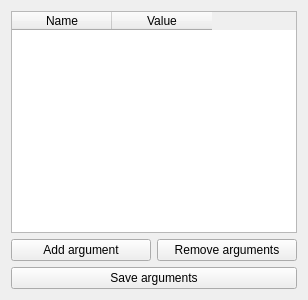
<?xml version="1.0" encoding="UTF-8"?>
<ui version="4.0">
 <class>Form</class>
 <widget class="QWidget" name="Form">
  <property name="geometry">
   <rect>
    <x>0</x>
    <y>0</y>
    <width>308</width>
    <height>300</height>
   </rect>
  </property>
  <property name="windowTitle">
   <string>Form</string>
  </property>
  <layout class="QGridLayout" name="gridLayout">
   <item row="1" column="0">
    <widget class="QPushButton" name="add_argument_button">
     <property name="text">
      <string>Add argument</string>
     </property>
    </widget>
   </item>
   <item row="1" column="1">
    <widget class="QPushButton" name="remove_arguments_button">
     <property name="text">
      <string>Remove arguments</string>
     </property>
    </widget>
   </item>
   <item row="3" column="0" colspan="2">
    <widget class="QPushButton" name="save_arguments_button">
     <property name="text">
      <string>Save arguments</string>
     </property>
    </widget>
   </item>
   <item row="0" column="0" colspan="2">
    <widget class="QTableWidget" name="table_widget">
     <column>
      <property name="text">
       <string>Name</string>
      </property>
     </column>
     <column>
      <property name="text">
       <string>Value</string>
      </property>
     </column>
    </widget>
   </item>
  </layout>
 </widget>
 <resources/>
 <connections/>
</ui>
